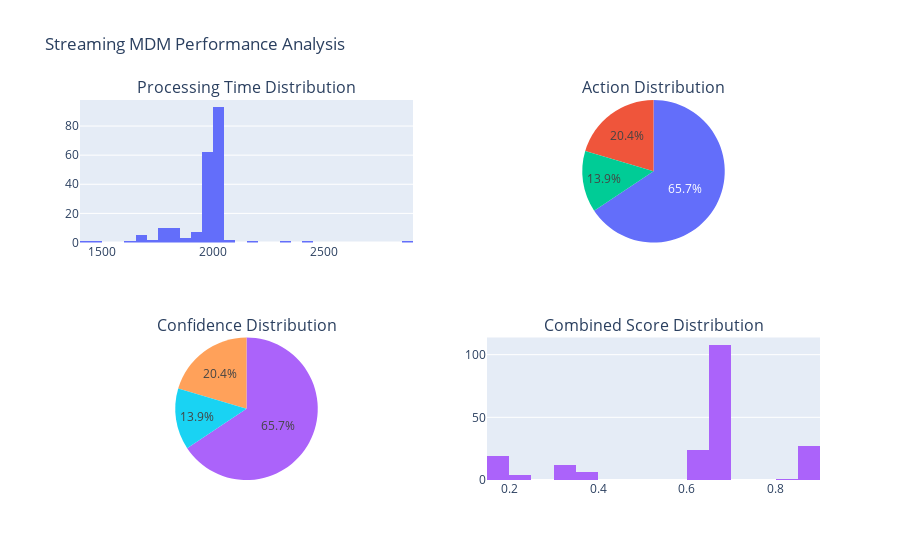

Notebook code cell kept with this figure:
### Code cell
# Create visualizations
print("📈 Creating performance visualizations...")

# Processing time distribution
fig = make_subplots(
    rows=2, cols=2,
    subplot_titles=('Processing Time Distribution', 'Action Distribution',
                    'Confidence Distribution', 'Combined Score Distribution'),
    specs=[[{'type': 'histogram'}, {'type': 'pie'}],
           [{'type': 'pie'}, {'type': 'histogram'}]]
)

# Processing time histogram
fig.add_trace(
    go.Histogram(
        x=transactions_df['processing_time_ms'], name='Processing Time (ms)'),
    row=1, col=1
)

# Action distribution pie chart
action_counts = transactions_df['action'].value_counts()
fig.add_trace(
    go.Pie(labels=action_counts.index,
           values=action_counts.values, name='Actions'),
    row=1, col=2
)

# Confidence distribution pie chart
confidence_counts = transactions_df['confidence'].value_counts()
fig.add_trace(
    go.Pie(labels=confidence_counts.index,
           values=confidence_counts.values, name='Confidence'),
    row=2, col=1
)

# Combined score histogram
fig.add_trace(
    go.Histogram(x=transactions_df['combined_score'], name='Combined Score'),
    row=2, col=2
)

fig.update_layout(
    title_text="Streaming MDM Performance Analysis", showlegend=False)
fig.show()

print("✅ Visualizations created!")

### Figure 1 — Plotly figure (JSON) as saved in the notebook; plotly's stock layout.template omitted (floating-point values rounded to 4 significant figures; data arrays with more than 128 entries replaced by an {"elided": "..."} marker saying what was removed)
{"data": [{"name": "Processing Time (ms)", "type": "histogram", "x": {"elided": "201 int values"}, "xaxis": "x", "yaxis": "y"}, {"domain": {"x": [0.55, 1], "y": [0.625, 1]}, "labels": ["HUMAN_REVIEW", "CREATE_NEW", "AUTO_MERGE"], "name": "Actions", "type": "pie", "values": [132, 41, 28]}, {"domain": {"x": [0, 0.45], "y": [0, 0.375]}, "labels": ["MEDIUM", "LOW", "HIGH"], "name": "Confidence", "type": "pie", "values": [132, 41, 28]}, {"name": "Combined Score", "type": "histogram", "x": {"elided": "201 float values"}, "xaxis": "x2", "yaxis": "y2"}], "layout": {"annotations": [{"font": {"size": 16}, "showarrow": false, "text": "Processing Time Distribution", "x": 0.225, "xanchor": "center", "xref": "paper", "y": 1, "yanchor": "bottom", "yref": "paper"}, {"font": {"size": 16}, "showarrow": false, "text": "Action Distribution", "x": 0.775, "xanchor": "center", "xref": "paper", "y": 1, "yanchor": "bottom", "yref": "paper"}, {"font": {"size": 16}, "showarrow": false, "text": "Confidence Distribution", "x": 0.225, "xanchor": "center", "xref": "paper", "y": 0.375, "yanchor": "bottom", "yref": "paper"}, {"font": {"size": 16}, "showarrow": false, "text": "Combined Score Distribution", "x": 0.775, "xanchor": "center", "xref": "paper", "y": 0.375, "yanchor": "bottom", "yref": "paper"}], "showlegend": false, "title": {"text": "Streaming MDM Performance Analysis"}, "xaxis": {"anchor": "y", "domain": [0, 0.45]}, "xaxis2": {"anchor": "y2", "domain": [0.55, 1]}, "yaxis": {"anchor": "x", "domain": [0.625, 1]}, "yaxis2": {"anchor": "x2", "domain": [0, 0.375]}}}
